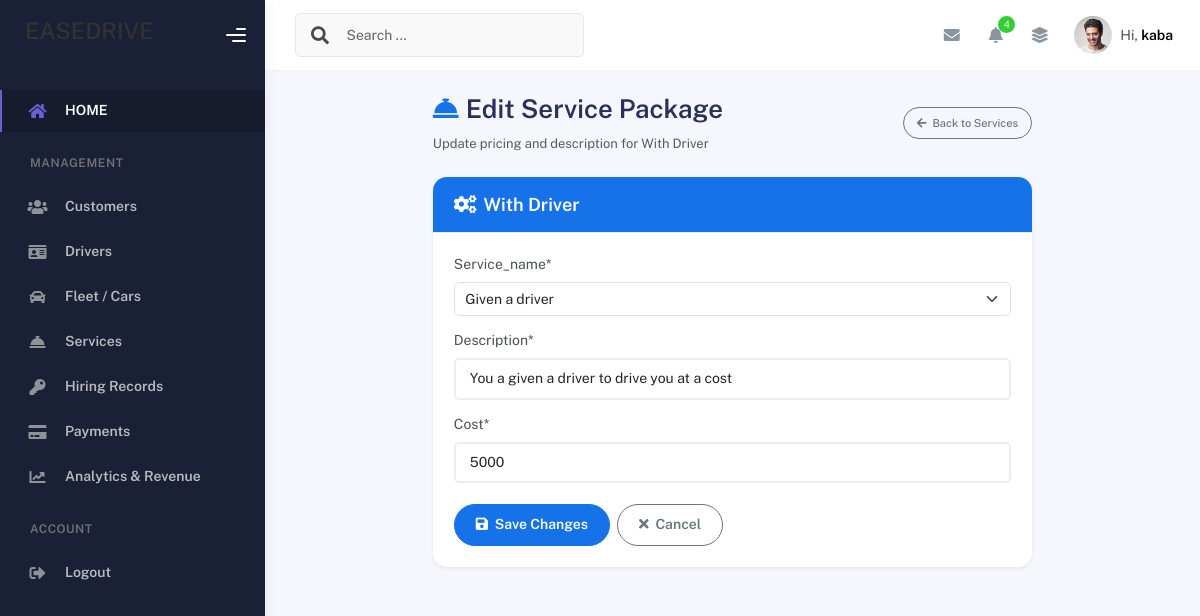
Page /edit_service/1/ (signed in) on the committed database.
### carapplication/models.py (models this page shows, shortened)
class Service(models.Model):
    choose = [('with driver','Given a driver'),('self driving','self driving')]
    name = models.CharField(choices=choose,verbose_name="service_name")
    description = models.CharField(max_length=180)
    cost = models.IntegerField()

### carapplication/views.py (the view)
# urls.py: path("edit_service/<int:service_id>/", edit_service_view, name="edit_service"),
@admin_required
def edit_service_view(request, service_id):
    message = ''
    service = get_object_or_404(Service, id=service_id)
    if request.method == "POST":
        service_form = ServiceForm(request.POST, instance=service)
        if service_form.is_valid():
            service_form.save()
            return redirect(request.META.get('HTTP_REFERER') or 'add_service')
        else:
            message = 'form has invalid data'
    else:
        service_form = ServiceForm(instance=service)
    context = {
        "form": service_form,
        "msg": message,
        "service": service
    }
    return render(request, "edit_service.html", context)

### carapplication/forms.py
class ServiceForm(ModelForm):
    class Meta:
        model = Service
        fields = '__all__'

### carapplication/views.py (called while the page is built)
def admin_required(view_func):
    @wraps(view_func)
    def _wrapped_view(request, *args, **kwargs):
        if not request.user.is_authenticated:
            return redirect('login_page')
        is_admin = (
            request.user.is_superuser or
            request.user.is_staff or
            (hasattr(request.user, 'profile') and request.user.profile.role == 'admin')
        )
        if not is_admin:
            return redirect('customer_dashboard')
        return view_func(request, *args, **kwargs)
    return _wrapped_view

### carapplication/templates/edit_service.html (shortened to what this page needs)
{% extends './base.html' %}
{% load crispy_forms_tags %}
{% block content %}
<div class="container py-4">
    <div class="row justify-content-center">
        <div class="col-lg-8">
            <div class="d-flex justify-content-between align-items-center mb-4">
                <div>
                    <h2 class="fw-bold mb-1"><i class="fas fa-concierge-bell text-primary me-2"></i>Edit Service Package</h2>
                    <p class="text-muted small mb-0">Update pricing and description for {{ service.name|title }}</p>
                </div>
                <a href="{% url 'add_service' %}" class="btn btn-outline-secondary btn-sm rounded-pill">
                    <i class="fas fa-arrow-left me-1"></i> Back to Services
                </a>
            </div>
            <div class="card shadow-sm border-0 rounded-4">
                <div class="card-header bg-primary text-white py-3 px-4 rounded-top-4">
                    <h5 class="mb-0 fw-bold"><i class="fas fa-cogs me-2"></i>{{ service.name|title }}</h5>
                </div>
                <div class="card-body p-4">
                    <form method="post">
                        {{ form|crispy }}
                        <div class="d-flex gap-2 mt-4">
                            <button type="submit" class="btn btn-primary px-4 rounded-pill fw-semibold">
                                <i class="fas fa-save me-1"></i> Save Changes
                            </button>
                            <a href="{% url 'add_service' %}" class="btn btn-outline-secondary px-4 rounded-pill fw-semibold">
                                <i class="fas fa-times me-1"></i> Cancel
                            </a>
                        </div>
                    </form>
                </div>
            </div>
        </div>
    </div>
</div>
{% endblock content %}

### carapplication/templates/base.html (shortened to what this page needs)
<!DOCTYPE html>
<html lang="en">
    {% load static %}
  <head>
        <link rel="stylesheet" href="https://cdnjs.cloudflare.com/ajax/libs/font-awesome/6.5.1/css/all.min.css" />
        <link rel="stylesheet" href="{% static 'assets/css/bootstrap.min.css' %}" />
        <link rel="stylesheet" href="{% static 'assets/css/plugins.min.css' %}" />
        <link rel="stylesheet" href="{% static 'assets/css/kaiadmin.min.css' %}" />
        <link rel="stylesheet" href="{% static 'assets/css/demo.css' %} " />
  </head>
    <body>
        <div class="wrapper">
      <div class="sidebar" data-background-color="dark">
        <div class="sidebar-logo">
          <div class="logo-header" data-background-color="dark">
           <h3>EASEDRIVE</h3>
            <div class="nav-toggle">
              <button class="btn btn-toggle toggle-sidebar">
                <i class="gg-menu-right"></i>
              </button>
            </div>
          </div>
        </div>
        <div class="sidebar-wrapper scrollbar scrollbar-inner">
          <div class="sidebar-content">
            <ul class="nav nav-secondary">
              <li class="nav-item active">
                <a href="{% url 'index_page' %}">
                  <i class="fas fa-home"></i>
                  <p>HOME</p>
                </a>
              </li>
              {% if user.is_authenticated and user.profile.role == 'admin' or user.is_superuser %}
              <li class="nav-section">
                <h4 class="text-section">Management</h4>
              </li>
              <li class="nav-item">
                <a href="{% url 'add_customer' %}">
                  <i class="fas fa-users"></i>
                  <p>Customers</p>
                </a>
              </li>
              <li class="nav-item">
                <a href="{% url 'add_driver' %}">
                  <i class="fas fa-id-card"></i>
                  <p>Drivers</p>
                </a>
              </li>
              <li class="nav-item">
                <a href="{% url 'add_car' %}">
                  <i class="fas fa-car"></i>
                  <p>Fleet / Cars</p>
                </a>
              </li>
              <li class="nav-item">
                <a href="{% url 'add_service' %}">
                  <i class="fas fa-concierge-bell"></i>
                  <p>Services</p>
                </a>
              </li>
              <li class="nav-item">
                <a href="{% url 'add_hiring' %}">
                  <i class="fas fa-key"></i>
                  <p>Hiring Records</p>
                </a>
              </li>
              <li class="nav-item">
                <a href="{% url 'add_payment' %}">
                  <i class="fas fa-credit-card"></i>
                  <p>Payments</p>
                </a>
              </li>
              <li class="nav-item">
                <a href="{% url 'admin_analytics' %}">
                  <i class="fas fa-chart-line"></i>
                  <p>Analytics & Revenue</p>
                </a>
              </li>
              {% endif %}
              {% if user.is_authenticated %}
              <li class="nav-section">
                <h4 class="text-section">Account</h4>
              </li>
              <li class="nav-item">
                <a href="{% url 'logout_page' %}">
                  <i class="fas fa-sign-out-alt"></i>
                  <p>Logout</p>
                </a>
              </li>
              {% endif %}
            </ul>
          </div>
        </div>
      </div>
      <div class="main-panel">
        <div class="main-header">
          <nav
            class="navbar navbar-header navbar-header-transparent navbar-expand-lg border-bottom"
          >
            <div class="container-fluid">
              <nav
                class="navbar navbar-header-left navbar-expand-lg navbar-form nav-search p-0 d-none d-lg-flex"
              >
                <div class="input-group">
                  <div class="input-group-prepend">
                    <button type="submit" class="btn btn-search pe-1">
                      <i class="fa fa-search search-icon"></i>
                    </button>
                  </div>
                  <input
                    type="text"
                    placeholder="Search ..."
                    class="form-control"
                  />
                </div>
              </nav>
              <ul class="navbar-nav topbar-nav ms-md-auto align-items-center">
                <li class="nav-item topbar-icon dropdown hidden-caret">
                  <a
                    class="nav-link dropdown-toggle"
                    href="#"
                    id="messageDropdown"
                    role="button"
                    data-bs-toggle="dropdown"
                    aria-haspopup="true"
                    aria-expanded="false"
                  >
                    <i class="fa fa-envelope"></i>
                  </a>
                </li>
                <li class="nav-item topbar-icon dropdown hidden-caret">
                  <a
                    class="nav-link dropdown-toggle"
                    href="#"
                    id="notifDropdown"
                    role="button"
                    data-bs-toggle="dropdown"
                    aria-haspopup="true"
                    aria-expanded="false"
                  >
                    <i class="fa fa-bell"></i>
                    <span class="notification">4</span>
                  </a>
                </li>
                <li class="nav-item topbar-icon dropdown hidden-caret">
                  <a
                    class="nav-link"
                    data-bs-toggle="dropdown"
                    href="#"
                    aria-expanded="false"
                  >
                    <i class="fas fa-layer-group"></i>
                  </a>
                </li>
                <li class="nav-item topbar-user dropdown hidden-caret">
                  <a
                    class="dropdown-toggle profile-pic"
                    data-bs-toggle="dropdown"
                    href="#"
                    aria-expanded="false"
                  >
                    <div class="avatar-sm">
                      <img
                        src="{% static 'assets/img/profile.jpg' %}"
                        alt="..."
                        class="avatar-img rounded-circle"
                      />
                    </div>
                    <span class="profile-username">
                      <span class="op-7">Hi,</span>
                      <span class="fw-bold">{% if user.is_authenticated %}{{ user.first_name|default:user.username }}{% else %}Guest{% endif %}</span>
                    </span>
                  </a>
                </li>
              </ul>
            </div>
          </nav>
        </div>
        <div class="container">
            {% block content %}
            {% endblock content %}
        </div>
      </div>
    </div>
    </body>
</html>

### rows in the picture
Service: name "With Driver", name "Given a driver", description "You a given a driver to drive you at a cost", cost "5000"

### other values in the picture
{{ user.first_name|default:user.username }} "kaba"
